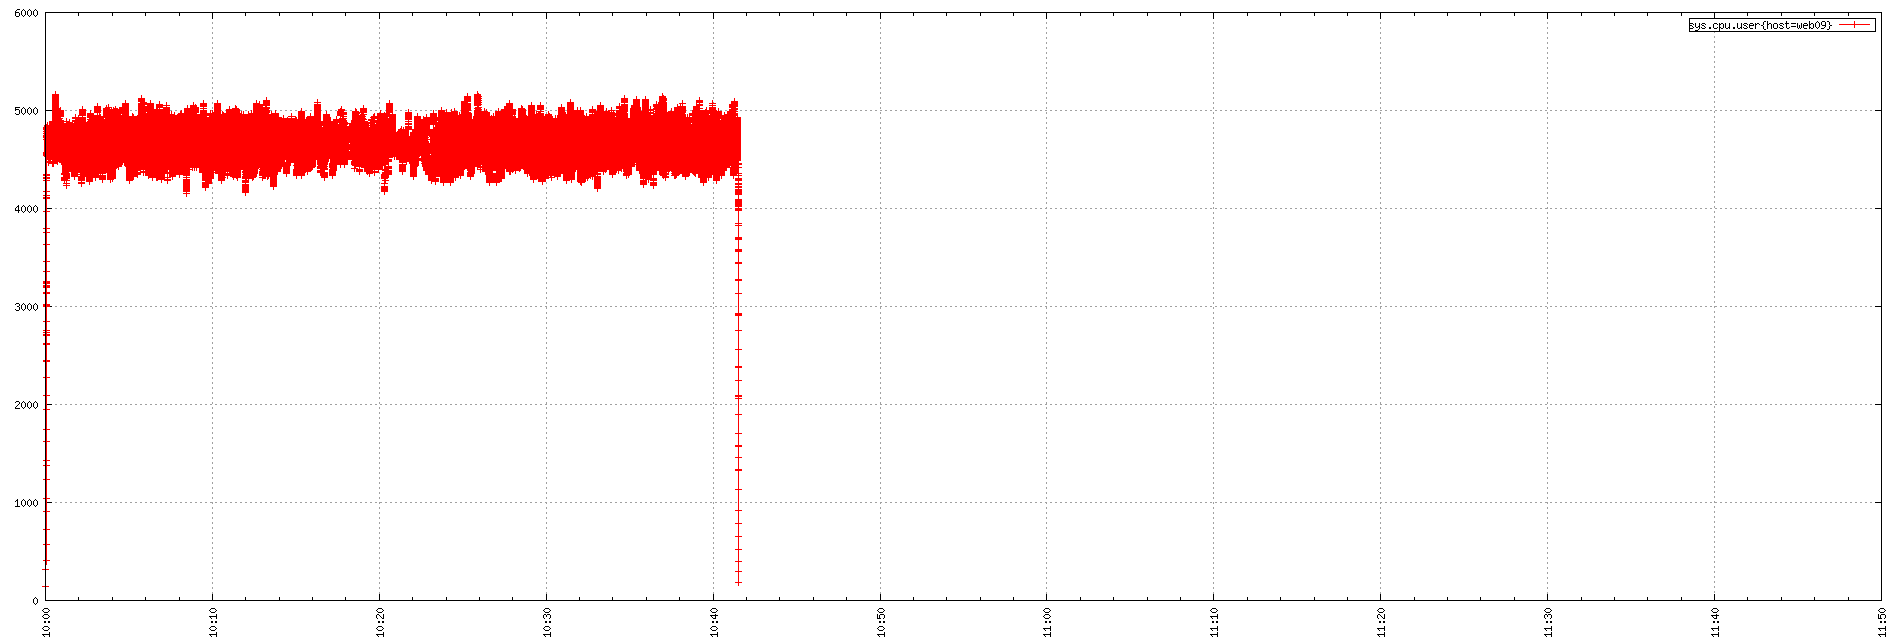

gnuplot code for this plot:
set term png small size 1900,644
set xdata time
set timefmt "%s"
if (GPVAL_VERSION < 4.6) set xtics rotate; else set xtics rotate right
set output "${TMPDIR-'tmp'}/tsd/51ae9bd9.png"
set xrange ["1673776800":"1673783400"]
set format x "%H:%M"
set grid
set style data linespoint
set key right box
set yrange [0:]
plot  "${TMPDIR-'tmp'}/tsd/51ae9bd9_0.dat" using 1:2 title "sys.cpu.user{host=web09}"
